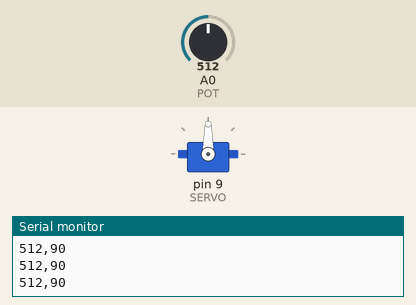
Bench run of a sketch on a simulated Arduino Uno, built with avr-gcc and run on an emulated ATmega328P. Parts: servo, the last lines printed to the serial monitor. The test bench sets the inputs (shaded band); at power-on: A0 (POT) = 512.

Above: at 1.2 s.
1.3 s: A0 (POT) set to 982
At 2.5 s:
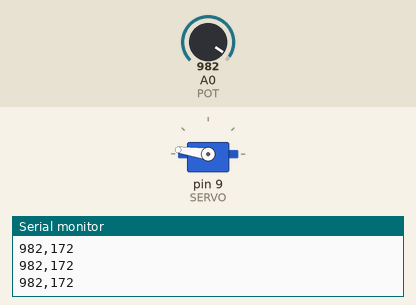
2.8 s: A0 (POT) set to 1012
At 3.8 s:
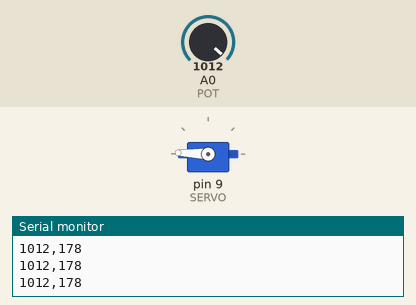
5.8 s: A0 (POT) set to 1023
At 6.2 s:
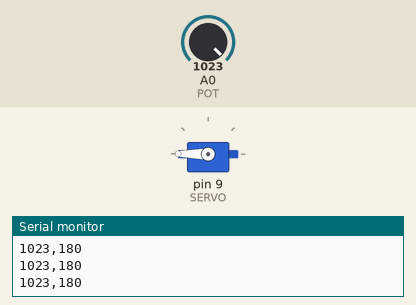
7.3 s: A0 (POT) set to 900
At 8.4 s:
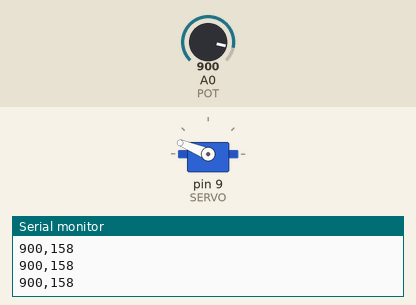
8.8 s: A0 (POT) set to 716
At 9.5 s:
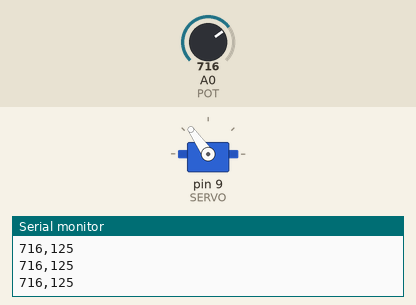
10.3 s: A0 (POT) set to 306
At 10.7 s:
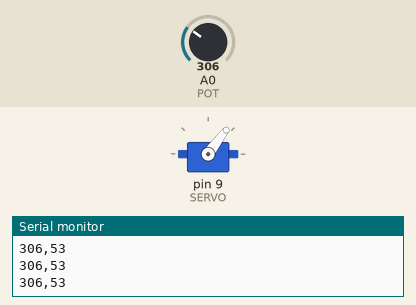
Timing chart, 0 to 12.8 s (numbered marks = the images above; inputs shaded):
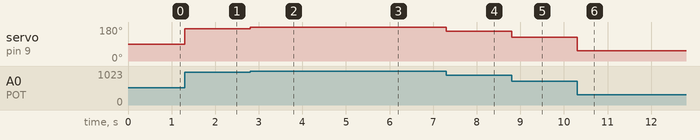

The sketch:

Potentiometer_Servo.ino
```cpp
#include <Servo.h>
Servo servo;

const int POT = 0;
const int SERVO = 9; // PWM

void setup() {
  servo.attach(SERVO);
  Serial.begin(9600);
}

void loop() {
  int val = analogRead(POT);
  int angle = map(val, 0, 1023, 0, 180);
  servo.write(angle);

  Serial.print(val);
  Serial.print(",");
  Serial.println(angle);

  delay(10);
}
```

Measured:
- after the input at 1.3 s, servo on pin 9 (SERVO): 90° → 172° at once
- after the input at 2.8 s, servo on pin 9 (SERVO): 172° → 178° at once
- after the input at 5.8 s, servo on pin 9 (SERVO): 178° → 180° at once
- after the input at 7.3 s, servo on pin 9 (SERVO): 180° → 158° at once
- after the input at 8.8 s, servo on pin 9 (SERVO): 158° → 125° at once
- after the input at 10.3 s, servo on pin 9 (SERVO): 125° → 53° at once
